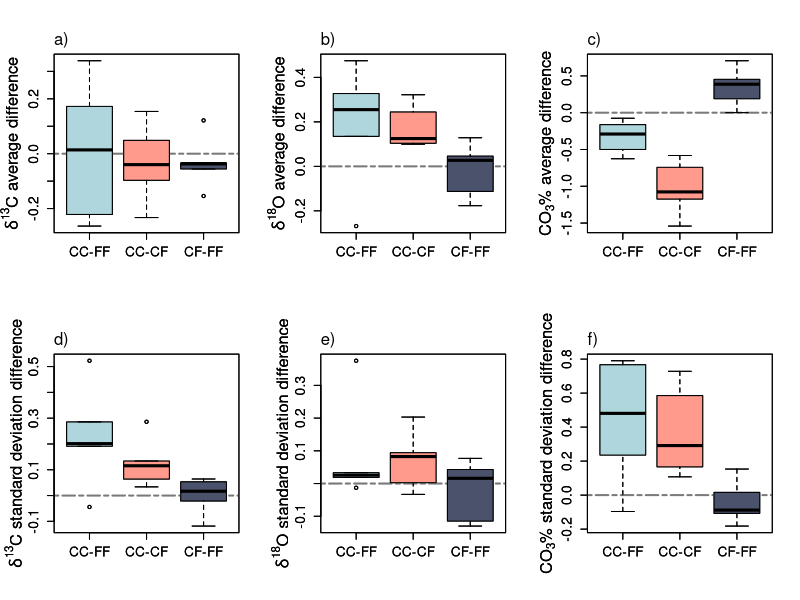

The R source for this figure:
library(readxl)
psdata <- read_excel("data/ParticleSizeExp1.xlsx")

library(tidyr)
library(dplyr)
library(data.table)

# Are the data normally distributed? 


##Treated Coarse, Analyzed Coarse - Batch 1
B1.CC <- data.table(filter(psdata,Tooth=="A",Treat=="CC",Analysis=="1"))

##Treated Fine, Analyzed Fine - Batch 1
B1.FF <- data.table(filter(psdata,Tooth=="A",Treat=="FF",Analysis=="1"))

##Treated Coarse, Analyzed Fine - Batch 2
B2.CF <- data.table(filter(psdata,Tooth=="A",Treat=="CF",Analysis=="2"))

##Treated Fine, Analyzed Fine - Batch 2
B2.FF <- data.table(filter(psdata,Tooth=="A",Treat=="FF",Analysis=="2"))

##Treated Coarse, Analyzed Coarse - Batch 3
B3.CC <- data.table(filter(psdata,Tooth=="B",Treat=="CC",Analysis=="1"))

##Treated Coarse, Analyzed Fine - Batch 3
B3.CF <- data.table(filter(psdata,Tooth=="B",Treat=="CF",Analysis=="1"))


##Averages and standard deviations of triplicates
B1.CC[,"avgdc":=mean(dC),by="Tooth number"][,"avgdo":=mean(dO),by="Tooth number"][,"avgco3":=mean(CO3),by="Tooth number"][,"stdevdc":=sd(dC),by="Tooth number"][,"stdevdo":=sd(dO),by="Tooth number"][,"stdevco3":=sd(CO3),by="Tooth number"]

B1.FF[,"avgdc":=mean(dC),by="Tooth number"][,"avgdo":=mean(dO),by="Tooth number"][,"avgco3":=mean(CO3),by="Tooth number"][,"stdevdc":=sd(dC),by="Tooth number"][,"stdevdo":=sd(dO),by="Tooth number"][,"stdevco3":=sd(CO3),by="Tooth number"]

B2.CF[,"avgdc":=mean(dC),by="Tooth number"][,"avgdo":=mean(dO),by="Tooth number"][,"avgco3":=mean(CO3),by="Tooth number"][,"stdevdc":=sd(dC),by="Tooth number"][,"stdevdo":=sd(dO),by="Tooth number"][,"stdevco3":=sd(CO3),by="Tooth number"]

B2.FF[,"avgdc":=mean(dC),by="Tooth number"][,"avgdo":=mean(dO),by="Tooth number"][,"avgco3":=mean(CO3),by="Tooth number"][,"stdevdc":=sd(dC),by="Tooth number"][,"stdevdo":=sd(dO),by="Tooth number"][,"stdevco3":=sd(CO3),by="Tooth number"]

B3.CC[,"avgdc":=mean(dC),by="Tooth number"][,"avgdo":=mean(dO),by="Tooth number"][,"avgco3":=mean(CO3),by="Tooth number"][,"stdevdc":=sd(dC),by="Tooth number"][,"stdevdo":=sd(dO),by="Tooth number"][,"stdevco3":=sd(CO3),by="Tooth number"]

B3.CF[,"avgdc":=mean(dC),by="Tooth number"][,"avgdo":=mean(dO),by="Tooth number"][,"avgco3":=mean(CO3),by="Tooth number"][,"stdevdc":=sd(dC),by="Tooth number"][,"stdevdo":=sd(dO),by="Tooth number"][,"stdevco3":=sd(CO3),by="Tooth number"]


##Combine averages
avg.dc <- unique(data.table(B1.CC$`Tooth number`,B1.CC$avgdc,B1.FF$avgdc,B2.CF$avgdc,B2.FF$avgdc,
                            B3.CC$avgdc,B3.CF$avgdc))
setnames(avg.dc,c("V1","V2","V3","V4","V5","V6","V7"),
         c("Tooth","B1.CC","B1.FF","B2.CF","B2.FF","B3.CC","B3.CF"))


avg.do <- unique(data.table(B1.CC$`Tooth number`,B1.CC$avgdo,B1.FF$avgdo,B2.CF$avgdo,B2.FF$avgdo,
                            B3.CC$avgdo,B3.CF$avgdo))
setnames(avg.do,c("V1","V2","V3","V4","V5","V6","V7"),
         c("Tooth","B1.CC","B1.FF","B2.CF","B2.FF","B3.CC","B3.CF"))


avg.co3 <- unique(data.table(B1.CC$`Tooth number`,B1.CC$avgco3,B1.FF$avgco3,B2.CF$avgco3,B2.FF$avgco3,
                             B3.CC$avgco3,B3.CF$avgco3))
setnames(avg.co3,c("V1","V2","V3","V4","V5","V6","V7"),
         c("Tooth","B1.CC","B1.FF","B2.CF","B2.FF","B3.CC","B3.CF"))

##Combine standard deviations
stdev.dc <- unique(data.table(B1.CC$`Tooth number`,B1.CC$stdevdc,B1.FF$stdevdc,B2.CF$stdevdc,B2.FF$stdevdc,
                            B3.CC$stdevdc,B3.CF$stdevdc))
setnames(stdev.dc,c("V1","V2","V3","V4","V5","V6","V7"),
         c("Tooth","B1.CC","B1.FF","B2.CF","B2.FF","B3.CC","B3.CF"))


stdev.do <- unique(data.table(B1.CC$`Tooth number`,B1.CC$stdevdo,B1.FF$stdevdo,B2.CF$stdevdo,B2.FF$stdevdo,
                            B3.CC$stdevdo,B3.CF$stdevdo))
setnames(stdev.do,c("V1","V2","V3","V4","V5","V6","V7"),
         c("Tooth","B1.CC","B1.FF","B2.CF","B2.FF","B3.CC","B3.CF"))


stdev.co3 <- unique(data.table(B1.CC$`Tooth number`,B1.CC$stdevco3,B1.FF$stdevco3,B2.CF$stdevco3,B2.FF$stdevco3,
                             B3.CC$stdevco3,B3.CF$stdevco3))
setnames(stdev.co3,c("V1","V2","V3","V4","V5","V6","V7"),
         c("Tooth","B1.CC","B1.FF","B2.CF","B2.FF","B3.CC","B3.CF"))

##Difference from "controls" - Average
avg.dc$b1diff <- avg.dc$B1.CC - avg.dc$B1.FF
avg.dc$b2diff <- avg.dc$B2.CF - avg.dc$B2.FF
avg.dc$b3diff <- avg.dc$B3.CC - avg.dc$B3.CF

avg.do$b1diff <- avg.do$B1.CC - avg.do$B1.FF
avg.do$b2diff <- avg.do$B2.CF - avg.do$B2.FF
avg.do$b3diff <- avg.do$B3.CC - avg.do$B3.CF

avg.co3$b1diff <- avg.co3$B1.CC - avg.co3$B1.FF
avg.co3$b2diff <- avg.co3$B2.CF - avg.co3$B2.FF
avg.co3$b3diff <- avg.co3$B3.CC - avg.co3$B3.CF


##Difference from "controls" - Standard Deviation
stdev.dc$b1diff <- stdev.dc$B1.CC - stdev.dc$B1.FF
stdev.dc$b2diff <- stdev.dc$B2.CF - stdev.dc$B2.FF
stdev.dc$b3diff <- stdev.dc$B3.CC - stdev.dc$B3.CF

stdev.do$b1diff <- stdev.do$B1.CC - stdev.do$B1.FF
stdev.do$b2diff <- stdev.do$B2.CF - stdev.do$B2.FF
stdev.do$b3diff <- stdev.do$B3.CC - stdev.do$B3.CF

stdev.co3$b1diff <- stdev.co3$B1.CC - stdev.co3$B1.FF
stdev.co3$b2diff <- stdev.co3$B2.CF - stdev.co3$B2.FF
stdev.co3$b3diff <- stdev.co3$B3.CC - stdev.co3$B3.CF

library(grDevices)
##Boxplots - Averages
tiff("Figure4.tif", width = 1050, height = 700)
par(mfrow=c(2,3))
boxplot(avg.dc$b1diff,avg.dc$b3diff,avg.dc$b2diff,
        ylab = "",
        cex.axis = 1.25,
        at = c(1,2,3),
        names = c("CC-FF", "CC-CF", "CF-FF"),
        col = c("#aed6dc","#ff9a8d","#4a536b"))
title(ylab = expression(delta^{13}*'C average difference'), line = 2.25, cex.lab = 1.5)
abline(h=0, lty = 6, lwd = 2, col = "gray48")
boxplot(avg.dc$b1diff,avg.dc$b3diff,avg.dc$b2diff,
        ylab = "",
        cex.axis = 1.25,
        at = c(1,2,3),
        names = c("CC-FF", "CC-CF", "CF-FF"),
        col = c("#aed6dc","#ff9a8d","#4a536b"),
        add = TRUE)
title(ylab = expression(delta^{13}*'C average difference'), line = 2.25, cex.lab = 1.5)
mtext("a)", side = 3, line = 0.5, las = 1, adj = 0)

boxplot(avg.do$b1diff,avg.do$b3diff,avg.do$b2diff,
        ylab = "",
        cex.axis = 1.25,
        at = c(1,2,3),
        names = c("CC-FF", "CC-CF", "CF-FF"),
        col = c("#aed6dc","#ff9a8d","#4a536b"))
title(ylab = expression(delta^{18}*'O average difference'), line = 2.25, cex.lab = 1.5)
abline(h=0, lty = 6, lwd = 2, col = "gray48")
boxplot(avg.do$b1diff,avg.do$b3diff,avg.do$b2diff,
        ylab = "",
        cex.axis = 1.25,
        at = c(1,2,3),
        names = c("CC-FF", "CC-CF", "CF-FF"),
        col = c("#aed6dc","#ff9a8d","#4a536b"),
        add = TRUE)
title(ylab = expression(delta^{18}*'O average difference'), line = 2.25, cex.lab = 1.5)
mtext("b)", side = 3, line = 0.5, las = 1, adj = 0)

boxplot(avg.co3$b1diff,avg.co3$b3diff,avg.co3$b2diff,
        ylab = "",
        cex.axis = 1.25,
        at = c(1,2,3),
        names = c("CC-FF", "CC-CF", "CF-FF"),
        col = c("#aed6dc","#ff9a8d","#4a536b"))
title(ylab = expression('CO'[3]*'% average difference'), line = 2.25, cex.lab = 1.5)
abline(h=0, lty = 6, lwd = 2, col = "gray48")
boxplot(avg.co3$b1diff,avg.co3$b3diff,avg.co3$b2diff,
        ylab = "",
        cex.axis = 1.25,
        at = c(1,2,3),
        names = c("CC-FF", "CC-CF", "CF-FF"),
        col = c("#aed6dc","#ff9a8d","#4a536b"),
        add = TRUE)
title(ylab = expression('CO'[3]*'% average difference'), line = 2.25, cex.lab = 1.5)
mtext("c)", side = 3, line = 0.5, las = 1, adj = 0)

##Boxplots - Standard Deviations
boxplot(stdev.dc$b1diff,stdev.dc$b3diff,stdev.dc$b2diff,
        ylab = "",
        cex.axis = 1.25,
        at = c(1,2,3),
        names = c("CC-FF", "CC-CF", "CF-FF"),
        col = c("#aed6dc","#ff9a8d","#4a536b"))
title(ylab = expression(delta^{13}*'C standard deviation difference'), line = 2.25, cex.lab = 1.5)
abline(h=0, lty = 6, lwd = 2, col = "gray48")
boxplot(stdev.dc$b1diff,stdev.dc$b3diff,stdev.dc$b2diff,
        ylab = "",
        cex.axis = 1.25,
        at = c(1,2,3),
        names = c("CC-FF", "CC-CF", "CF-FF"),
        col = c("#aed6dc","#ff9a8d","#4a536b"),
        add = TRUE)
title(ylab = expression(delta^{13}*'C standard deviation difference'), line = 2.25, cex.lab = 1.5)
mtext("d)", side = 3, line = 0.5, las = 1, adj = 0)

boxplot(stdev.do$b1diff,stdev.do$b3diff,stdev.do$b2diff,
        ylab = "",
        cex.axis = 1.25,
        at = c(1,2,3),
        names = c("CC-FF", "CC-CF", "CF-FF"),
        col = c("#aed6dc","#ff9a8d","#4a536b"))
title(ylab = expression(delta^{18}*'O standard deviation difference'), line = 2.25, cex.lab = 1.5)
abline(h=0, lty = 6, lwd = 2, col = "gray48")
boxplot(stdev.do$b1diff,stdev.do$b3diff,stdev.do$b2diff,
        ylab = "",
        cex.axis = 1.25,
        at = c(1,2,3),
        names = c("CC-FF", "CC-CF", "CF-FF"),
        col = c("#aed6dc","#ff9a8d","#4a536b"),
        add = TRUE)
title(ylab = expression(delta^{18}*'O standard deviation difference'), line = 2.25, cex.lab = 1.5)
mtext("e)", side = 3, line = 0.5, las = 1, adj = 0)

boxplot(stdev.co3$b1diff,stdev.co3$b3diff,stdev.co3$b2diff,
        ylab = "",
        cex.axis = 1.25,
        at = c(1,2,3),
        names = c("CC-FF", "CC-CF", "CF-FF"),
        col = c("#aed6dc","#ff9a8d","#4a536b"))
title(ylab = expression('CO'[3]*'% standard deviation difference'), line = 2.25, cex.lab = 1.5)
abline(h=0, lty = 6, lwd = 2, col = "gray48")
boxplot(stdev.co3$b1diff,stdev.co3$b3diff,stdev.co3$b2diff,
        ylab = "",
        cex.axis = 1.25,
        at = c(1,2,3),
        names = c("CC-FF", "CC-CF", "CF-FF"),
        col = c("#aed6dc","#ff9a8d","#4a536b"),
        add = TRUE)
title(ylab = expression('CO'[3]*'% standard deviation difference'), line = 2.25, cex.lab = 1.5)
mtext("f)", side = 3, line = 0.5, las = 1, adj = 0)
dev.off()

##F-tests
b1b2.dc.ftest <- var.test(avg.dc$b1diff,avg.dc$b2diff)
b1b3.dc.ftest <- var.test(avg.dc$b1diff,avg.dc$b3diff)
b2b3.dc.ftest <- var.test(avg.dc$b2diff,avg.dc$b3diff)

b1b2.do.ftest <- var.test(avg.do$b1diff,avg.do$b2diff)
b1b3.do.ftest <- var.test(avg.do$b1diff,avg.do$b3diff)
b2b3.do.ftest <- var.test(avg.do$b2diff,avg.do$b3diff)

b1b2.co3.ftest <- var.test(avg.co3$b1diff,avg.co3$b2diff)
b1b3.co3.ftest <- var.test(avg.co3$b1diff,avg.co3$b3diff)
b2b3.co3.ftest <- var.test(avg.co3$b2diff,avg.co3$b3diff)


ftest.pvalues <- data.table(a=c("b1b2.dc","b1b3.dc","b2b3.dc",
                                "b1b2.do","b1b3.do","b2b3.do",
                                "b1b2.co3","b1b3.co3","b2b3.co3"),
                            pvalue=c(b1b2.dc.ftest$p.value,b1b3.dc.ftest$p.value,
                                     b2b3.dc.ftest$p.value,
                                     b1b2.do.ftest$p.value,b1b3.do.ftest$p.value,
                                     b2b3.do.ftest$p.value,
                                     b1b2.co3.ftest$p.value,b1b3.co3.ftest$p.value,
                                     b2b3.co3.ftest$p.value))
ftest.pvalues[pvalue < 0.05, sig:="significant"][pvalue > 0.1, sig:="not"]

sd(avg.dc$b1diff)-sd(avg.dc$b2diff)
sd(avg.do$b1diff)-sd(avg.do$b3diff)
sd(avg.do$b3diff)-sd(avg.do$b1diff)

##T-tests - Averages
b1.dc.avg.ttest <- t.test(avg.dc$B1.CC,avg.dc$B1.FF,paired=TRUE)
b2.dc.avg.ttest <- t.test(avg.dc$B2.CF,avg.dc$B2.FF,paired=TRUE)
b3.dc.avg.ttest <- t.test(avg.dc$B3.CC,avg.dc$B3.CF,paired=TRUE)

b1.do.avg.ttest <- t.test(avg.do$B1.CC,avg.do$B1.FF,paired=TRUE)
b2.do.avg.ttest <- t.test(avg.do$B2.CF,avg.do$B2.FF,paired=TRUE)
b3.do.avg.ttest <- t.test(avg.do$B3.CC,avg.do$B3.CF,paired=TRUE)

b1.co3.avg.ttest <- t.test(avg.co3$B1.CC,avg.co3$B1.FF,paired=TRUE)
b2.co3.avg.ttest <- t.test(avg.co3$B2.CF,avg.co3$B2.FF,paired=TRUE)
b3.co3.avg.ttest <- t.test(avg.co3$B3.CC,avg.co3$B3.CF,paired=TRUE)


ttest.avg.pvalues <- data.table(a=c("b1.dc","b2.dc","b3.dc",
                                    "b1.do","b2.do","b3.do",
                                    "b1.co3","b2.co3","b3.co3"),
                            pvalue=c(b1.dc.avg.ttest$p.value,b2.dc.avg.ttest$p.value,
                                     b3.dc.avg.ttest$p.value,
                                     b1.do.avg.ttest$p.value,b2.do.avg.ttest$p.value,
                                     b3.do.avg.ttest$p.value,
                                     b1.co3.avg.ttest$p.value,b2.co3.avg.ttest$p.value,
                                     b3.co3.avg.ttest$p.value),
                            estimate=c(b1.dc.avg.ttest$estimate,b2.dc.avg.ttest$estimate,
                                       b3.dc.avg.ttest$estimate,
                                       b1.do.avg.ttest$estimate,b2.do.avg.ttest$estimate,
                                       b3.do.avg.ttest$estimate,
                                       b1.co3.avg.ttest$estimate,b2.co3.avg.ttest$estimate,
                                       b3.co3.avg.ttest$estimate))
ttest.avg.pvalues[pvalue < 0.05, sig:="significant"][pvalue > 0.1, sig:="not"]


##T-tests - Standard deviations
b1.dc.stdev.ttest <- t.test(stdev.dc$B1.CC,stdev.dc$B1.FF,paired=TRUE)
b2.dc.stdev.ttest <- t.test(stdev.dc$B2.CF,stdev.dc$B2.FF,paired=TRUE)
b3.dc.stdev.ttest <- t.test(stdev.dc$B3.CC,stdev.dc$B3.CF,paired=TRUE)

b1.do.stdev.ttest <- t.test(stdev.do$B1.CC,stdev.do$B1.FF,paired=TRUE)
b2.do.stdev.ttest <- t.test(stdev.do$B2.CF,stdev.do$B2.FF,paired=TRUE)
b3.do.stdev.ttest <- t.test(stdev.do$B3.CC,stdev.do$B3.CF,paired=TRUE)

b1.co3.stdev.ttest <- t.test(stdev.co3$B1.CC,stdev.co3$B1.FF,paired=TRUE)
b2.co3.stdev.ttest <- t.test(stdev.co3$B2.CF,stdev.co3$B2.FF,paired=TRUE)
b3.co3.stdev.ttest <- t.test(stdev.co3$B3.CC,stdev.co3$B3.CF,paired=TRUE)



ttest.stdev.pvalues <- data.table(a=c("b1.dc","b2.dc","b3.dc",
                                    "b1.do","b2.do","b3.do",
                                    "b1.co3","b2.co3","b3.co3"),
                                pvalue=c(b1.dc.stdev.ttest$p.value,b2.dc.stdev.ttest$p.value,
                                         b3.dc.stdev.ttest$p.value,
                                         b1.do.stdev.ttest$p.value,b2.do.stdev.ttest$p.value,
                                         b3.do.stdev.ttest$p.value,
                                         b1.co3.stdev.ttest$p.value,b2.co3.stdev.ttest$p.value,
                                         b3.co3.stdev.ttest$p.value),
                                estimate=c(b1.dc.stdev.ttest$estimate,b2.dc.stdev.ttest$estimate,
                                           b3.dc.stdev.ttest$estimate,
                                           b1.do.stdev.ttest$estimate,b2.do.stdev.ttest$estimate,
                                           b3.do.stdev.ttest$estimate,
                                           b1.co3.stdev.ttest$estimate,b2.co3.stdev.ttest$estimate,
                                           b3.co3.stdev.ttest$estimate))
ttest.stdev.pvalues[pvalue < 0.05, sig:="significant"][pvalue > 0.1, sig:="not"]


